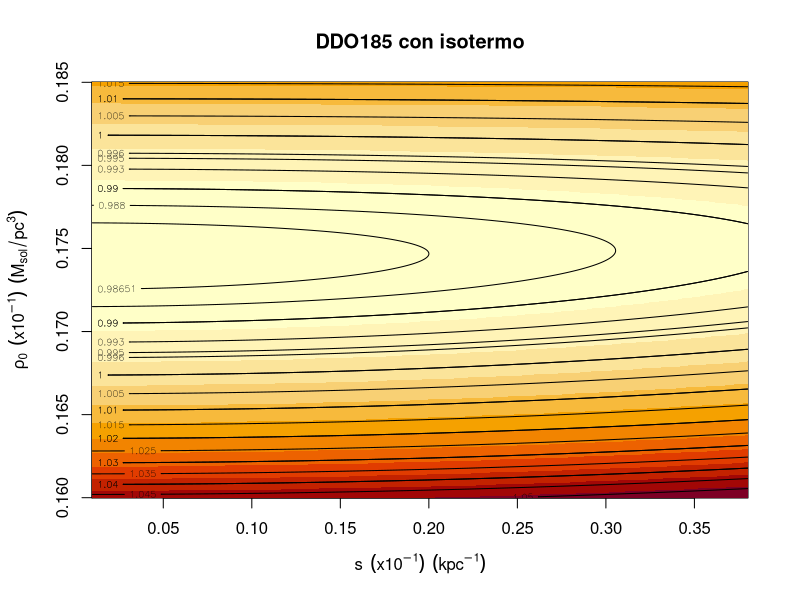

Generate this figure with R:

#PERFIL ISOTERMO
#GALAXIA DDO185


################################################################################
###################### LECTURA DE DATOS EN FICHERO #############################
################################################################################

#En este caso tenemos kpc para los radios y las velocidades km/s
#buscamos obtener los resultados trabajando en pc, para obtener 
#a=rho_0 en Msolares/pc^3 y b=s en 1/pc

#cte de gravitacion en las unidades que lo necesitamos km^2*pc / Msol*s^2
#esto es para obtener s en kpc^-1 y pho en Msol/pc^3

#La otra opcion es G=43*10^-4 y los radios pasarlos a pc 
# datos$R<-datos$R*1000, entonces las sale en pc^-1 y sus unidades son 3 0 mas

G<-43000


#Leemos los datos tal y como estan en el fichero,  los metemos en un dataset y
#damos nombre a sus columnas 
datos<-read.table("data_format_DDO185.txt", header=F)
colnames(datos)<-c("R","Vgas", "Vstar", "Vbulb", "Vtot", "Verr")


#Definimos la masa debida a las componentes visibles
Vmv<-sqrt(datos$Vgas^2+datos$Vstar^2)
datos$R<-datos$R*0.1 #convertimos los datos a pc


################################################################################



################################################################################
#################### REPRESENTACIÓN GRÁFICA DE CHI^2 ###########################
################################################################################

# A partir de ahora los parámetros a y b hacen referencia a rho_0 y s cada uno

#Definimos la función CHI^2 para el ISO reducida (dividida por el numero de 
#grados de libertad (6) en este caso)
sum<-0 #sumatoria necesaria

chi<-function(b,a){
  for(j in 1:8) 
    
    sum<-sum + ((datos$Vtot[j]-(sqrt(Vmv[j]^2+4*pi*G*(a/b^2)*(1-((1/(b*datos$R[j]))*atan(b*datos$R[j]))))))^2)/(datos$Verr[j]^2*6)
  
  return (sum)
}


#Evaluación de la función donde sabemos que alcanza realmente el mínimo
chi(0.1995774,0.17465)


#Asignamos valores a los parámetros en torno al mínimo para que sean los que se
#representen



b<-seq(0.01,0.38,length=700) #parámetro s
a<-seq(0.160,0.185,length=700) #parámetro rho_0


z<-outer(b, a, chi)

#Representacion de las curvas de nivel
par(mar=c(5,4.5,4,2.5)+0.1) #margenes para que se visualice bien
image(b,a,z,main="DDO185 con isotermo",xlab=expression(s ~~ (x10^-1)~~(kpc^-1)),ylab=expression(rho[0]~~ (x10^-1)~~(M[sol]/pc^3)))
contour(b,a,z,add=T, levels=c(0.988,0.98651))

contour(b,a,z,add=T, levels=c(0.99, 0.993, 0.996, 1, 1.01, 1.02, 1.03, 1.04))

contour(b,a,z,add=T)
################################################################################




################################################################################
####################### MALLADO PARA EL PUNTO INICIAL ##########################
################################################################################



b<-seq(0.1,5,length=700) #parámetro s
a<-seq(0.1,1,length=700) #parámetro rho_0


z<-outer(b, a, chi)
str(z)

min(z)
posicion<-which.min(z)
posicion

#Calculo de a y b que dan en el minimo en el mallado

cociente<-posicion%/%700 #cociente
resto<-posicion%%700 #resto

if(resto>0)  cociente<-cociente+1

z[resto,cociente]


bmin<-0.1+ (resto-1)*(5-0.1)/700
amin<-0.1+ (cociente-1)*(1-0.1)/700

bmin
amin

theta_0<-c(bmin,amin)

#buena semilla inicial bmin,amin


################################################################################




################################################################################
########################### MÉTODOS ITERATIVOS #################################
################################################################################

## Comun a todos los metodos de busqueda de minimos


#Necesitamos la libreria de caluclo numerico de derivadas
library(numDeriv)  

#Parámetros iniciales del método
theta_0 <- c(0.1, 0.17) #valores iniciales de los parámetros s y rho_0

n <- 100 #numero maximo de iteraciones
epsilon<-0.00001 #criterio de parada

#Hay que escribir la función de forma que los parámetros se recojan en un vector

sum<-0

# A lo que le calcularemos el hessiano y el gradiente, función escalar
chi2<-function(w){
  for(j in 1:8) 
    
    sum<-sum + ((datos$Vtot[j]-(sqrt(Vmv[j]^2+4*pi*G*w[2]*(1/w[1])^2*(1-((1/(w[1]*datos$R[j]))*atan(w[1]*datos$R[j]))))))^2)/(datos$Verr[j]^2*6)
  
  return (sum)
}

#A lo que le calcularemos el jacobiano, función vectorial 

aux<-vector("numeric",8)
f<-function(w){
  for(j in 1:8) 
    
    aux[j]<-(sqrt(Vmv[j]^2+4*pi*G*w[2]*(1/w[1])^2*(1-((1/(w[1]*datos$R[j]))*atan(w[1]*datos$R[j])))))
  
  return (aux)
}

jacobian(f,theta_0)
t(jacobian(f,theta_0))

  
#Matriz de errores

W<-diag(8)
for(j in 1:8)
  W[j,j]<-1/(datos$Verr[j]^2*6)
  

#Vector de residuos
res<-vector("numeric",8)
r<-function(w){
  for(j in 1:8) 
    
    res[j]<-datos$Vtot[j]-(sqrt(Vmv[j]^2+4*pi*G*w[2]*(1/w[1])^2*(1-((1/(w[1]*datos$R[j]))*atan(w[1]*datos$R[j])))))
  
  return (res)
}

#as.matrix(r(theta_0)) convierte a matriz (8,1) el vector de residuos

#Se verifica como es de esperar que 
# -2*t(jacobian(f,theta_0))%*%W%*%as.matrix(r(theta_0))=grad(chi2,theta_0)

#Se verifica tambien que 2*t(jacobian(f,theta_0))%*%W%*%jacobian(f,theta_0) 
# es aprox hessian(chi2,theta_0)


################################################################################
